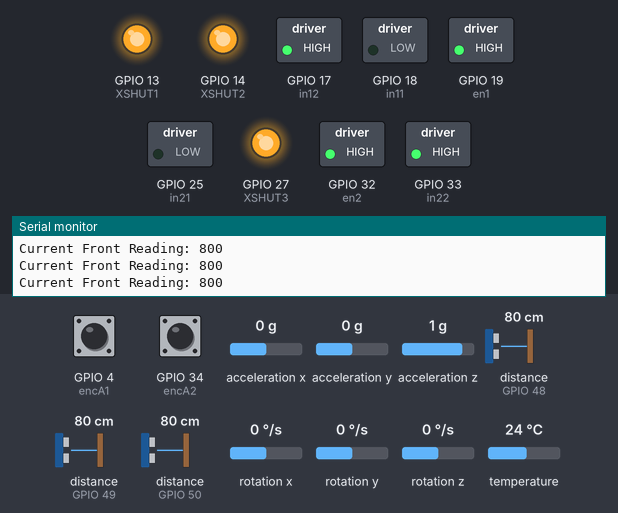
A sketch run on a simulated ESP32. Shown: switched loads named in the sketch (green lamp = pin HIGH), output pins drawn as LEDs (lit = HIGH), the last lines printed to the serial monitor. The inputs (shaded band) are chosen by the test bench; at power-on: distance to the obstacle (sensors on GPIO 50, GPIO 48, GPIO 49) 80 cm, GPIO 4 (encA1) HIGH, GPIO 34 (encA2) HIGH, acceleration x 0 g, acceleration y 0 g, acceleration z 1 g, rotation x 0 °/s, rotation y 0 °/s, rotation z 0 °/s, temperature 24 °C.

Above: at 8.8 s.
8.9 s: distance to the obstacle (sensor on GPIO 50) set to 9 cm
At 9.9 s:
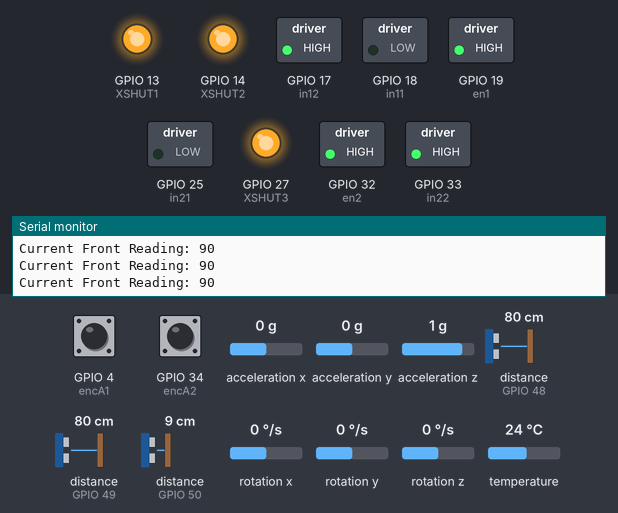
10.4 s: distance to the obstacle (sensor on GPIO 50) set to 6 cm
At 11.6 s:
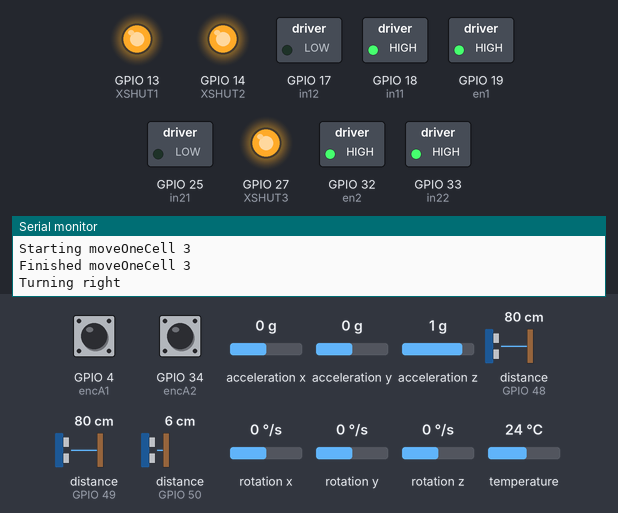
Timing chart, 0 to 13.4 s (numbered marks = the images above; inputs shaded):
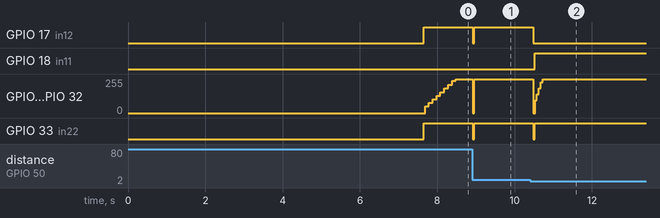

The sketch:

BasicThreeCellsForwardRightCellRightCell.ino
```cpp
#include <Wire.h>
#include <Adafruit_VL53L0X.h>
#include <Adafruit_MPU6050.h>

// Create sensor objects
Adafruit_VL53L0X sensor1 = Adafruit_VL53L0X();  // right sensor
Adafruit_VL53L0X sensor2 = Adafruit_VL53L0X();  // left sensor
Adafruit_VL53L0X sensor3 = Adafruit_VL53L0X();  // front sensor
Adafruit_MPU6050 mpu;

// Global sensor readings
int rightReading, leftReading, frontReading;

// Define XSHUT pins
#define XSHUT1 13
#define XSHUT2 14
#define XSHUT3 27

// Robot parameters
const float WHEEL_CIRCUMFERENCE = PI * 0.045;  // Diameter = 0.045m
const float WHEEL_BASE = 0.092;                // Distance between wheels in meters

// PID constants (applied for both routines; tune if needed separately)
float Kp1 = 0.5;   // Proportional gain for Motor 1
float Ki1 = 0.2;   // Integral gain for Motor 1
float Kd1 = 0.05;  // Derivative gain for Motor 1

float Kp2 = 0.5;   // Proportional gain for Motor 2
float Ki2 = 0.2;   // Integral gain for Motor 2
float Kd2 = 0.05;  // Derivative gain for Motor 2

// PID variables for Motor 1 (forward movement)
float previousError1 = 0;
float integral1 = 0;
// PID variables for Motor 2 (forward movement)
float previousError2 = 0;
float integral2 = 0;

// PID variables for turning (rotational)
float previousError1Rotate = 0;
float integral1Rotate = 0;
float previousError2Rotate = 0;
float integral2Rotate = 0;

// Timing variables
long previousTimeForward = 0;
long previousTimeRotate = 0;
const int motorRPMCalculationInterval = 50;  // in milliseconds

// Speed variables (for forward and turn motions)
int speed1 = 0;
int speed2 = 0;
int speed1Rotate = 0;
int speed2Rotate = 0;

// Yaw and IMU variables
float yawImu = 0.0;         // IMU-based yaw
float yawEncoder = 0.0;     // Encoder-based yaw
float yawEncoderBias = 0;
float fusedYaw = 0.0;       // Fused yaw estimate
unsigned long lastTime = 0;
float gyroZOffset = 0.0;    // Gyro calibration offset
const float ALPHA = 0.92;   // Complementary filter weight

// For turn functions
float mpuAngleBeforeTurning;
float turningRPM = 30;

// For forward (moveOneCell)
int desiredRPM = 50;

// Motor 1 configuration
const byte encA1 = 4;
const byte encB1 = 23;
const byte en1 = 19;
volatile int pos1 = 0;  // encoder ticks
int lastPos1 = 0;       // last recorded ticks
const byte in11 = 18;
const byte in12 = 17;
float rpm1 = 0;
const int ticksPerRevolution1 = 210;

// Motor 2 configuration
const byte encA2 = 34;
const byte encB2 = 35;
const byte en2 = 32;
volatile int pos2 = 0;  // encoder ticks
int lastPos2 = 0;       // last recorded ticks
const byte in21 = 25;
const byte in22 = 33;
float rpm2 = 0;
const int ticksPerRevolution2 = 210;

// Function declarations
void calculateRPM();
void controlMotor(int motorIndex, int speed, int dir);
void updatePID_turn(int desiredRPM, int sameDirection, int forward, int right);
void updatePID_forward(int desiredRPM1, int desiredRPM2, int sameDirection, int forward, int right);
void readEncoderChannelA1();
void readEncoderChannelA2();
void calibrateGyro();
void updateImuYaw();
float getEncoderYawAngle();
float getCurrentAngle();
void resetMPU6050();
void brake();
void resetVars();
int moveOneCell();
int hasFinishedTurning();
void turnRight();

void setup() {
  Serial.begin(115200);

  // Initialize motor pins
  pinMode(encA1, INPUT_PULLUP);
  pinMode(encB1, INPUT_PULLUP);
  pinMode(encA2, INPUT_PULLUP);
  pinMode(encB2, INPUT_PULLUP);
  pinMode(in11, OUTPUT);
  pinMode(in12, OUTPUT);
  pinMode(in21, OUTPUT);
  pinMode(in22, OUTPUT);
  pinMode(en1, OUTPUT);
  pinMode(en2, OUTPUT);

  // Attach encoder interrupts
  attachInterrupt(digitalPinToInterrupt(encA1), readEncoderChannelA1, RISING);
  attachInterrupt(digitalPinToInterrupt(encA2), readEncoderChannelA2, RISING);

  Serial.println("Motors initialized.");

  Wire.begin();

  // Set XSHUT pins as outputs and turn sensors off initially
  pinMode(XSHUT1, OUTPUT);
  pinMode(XSHUT2, OUTPUT);
  pinMode(XSHUT3, OUTPUT);
  digitalWrite(XSHUT1, LOW);
  digitalWrite(XSHUT2, LOW);
  digitalWrite(XSHUT3, LOW);
  delay(100);

  // Initialize the sensors one by one

  // Sensor 1
  digitalWrite(XSHUT1, HIGH);
  delay(150);
  if (!sensor1.begin(0x30)) {
    Serial.println("Failed to initialize sensor 1");
    while (1);
  }

  // Sensor 2
  digitalWrite(XSHUT2, HIGH);
  delay(150);
  if (!sensor2.begin(0x31)) {
    Serial.println("Failed to initialize sensor 2");
    while (1);
  }

  // Sensor 3
  digitalWrite(XSHUT3, HIGH);
  delay(150);
  if (!sensor3.begin(0x32)) {
    Serial.println("Failed to initialize sensor 3");
    while (1);
  }

  // Initialize MPU6050
  if (!mpu.begin()) {
    Serial.println("Failed to find MPU6050 chip");
    while (1) delay(10);
  }
  mpu.setGyroRange(MPU6050_RANGE_250_DEG);
  mpu.setFilterBandwidth(MPU6050_BAND_21_HZ);

  // Calibrate gyro (robot MUST be stationary)
  calibrateGyro();
  lastTime = millis();

  // Set initial motor directions
  digitalWrite(in11, LOW);
  digitalWrite(in12, HIGH);
  digitalWrite(in21, LOW);
  digitalWrite(in22, HIGH);

  // Start sensors in continuous mode (for distance reading)
  sensor1.startRangeContinuous();
  sensor2.startRangeContinuous();
  sensor3.startRangeContinuous();

  Serial.println("Setup complete.");
}

void loop() {
  Serial.println("Starting moveOneCell 1");
  moveOneCell();
  Serial.println("Finished moveOneCell 1");

  Serial.println("Starting moveOneCell 2");
  moveOneCell();
  Serial.println("Finished moveOneCell 2");

  Serial.println("Starting moveOneCell 3");
  //moveOneCell();
  Serial.println("Finished moveOneCell 3");

  Serial.println("Turning right");
  turnRight();
  Serial.println("Finished turning right");

  Serial.println("Moving Forward Once");
  moveOneCell();
  Serial.println("Finished moving Forward");


  Serial.println("Sequence complete. Waiting 5 seconds before repeating.");
  delay(5000);
}

// PID routine for turning movements (uses one desired RPM)
void updatePID_turn(int desiredRPM, int sameDirection, int forward, int right) {
  // PID for Motor 1
  float error1 = (desiredRPM - abs(rpm1));
  if (sameDirection) {
    integral1 += error1 * (motorRPMCalculationInterval / 1000.0);
    integral1 = constrain(integral1, -1000, 1000);
    if (abs(error1) < 5)
      integral1 = 0;
  } else {
    integral1Rotate += error1 * (motorRPMCalculationInterval / 1000.0);
    integral1Rotate = constrain(integral1Rotate, -1000, 1000);
    if (abs(error1) < 5)
      integral1Rotate = 0;
  }
  float derivative1 = (error1 - previousError1) / (motorRPMCalculationInterval / 1000.0);
  float output1 = Kp1 * error1 + Ki1 * integral1 + Kd1 * derivative1;
  output1 = constrain(output1, -50, 50);

  // PID for Motor 2
  float error2 = desiredRPM - abs(rpm2);
  if (sameDirection) {
    integral2 += error2 * (motorRPMCalculationInterval / 1000.0);
    integral2 = constrain(integral2, -1000, 1000);
    if (abs(error2) < 5)
      integral2 = 0;
  } else {
    integral2Rotate += error2 * (motorRPMCalculationInterval / 1000.0);
    integral2Rotate = constrain(integral2Rotate, -1000, 1000);
    if (abs(error2) < 5)
      integral2Rotate = 0;
  }
  float derivative2 = (error2 - previousError2) / (motorRPMCalculationInterval / 1000.0);
  float output2 = Kp2 * error2 + Ki2 * integral2 + Kd2 * derivative2;
  output2 = constrain(output2, -50, 50);

  if (sameDirection) {
    speed1 = constrain(speed1 + output1, 50, 255);
    speed2 = constrain(speed2 + output2, 50, 255);
    if (forward) {
      controlMotor(0, speed1, 1);
      controlMotor(1, speed2, 1);
    } else {
      controlMotor(0, speed1, 0);
      controlMotor(1, speed2, 0);
    }
    previousError1 = error1;
    previousError2 = error2;
  } else {
    speed1Rotate = constrain(speed1Rotate + output1, 50, 255);
    speed2Rotate = constrain(speed2Rotate + output2, 50, 255);
    if (right) {
      controlMotor(0, speed1Rotate, 0);
      controlMotor(1, speed2Rotate, 1);
    } else {
      controlMotor(0, speed1Rotate, 1);
      controlMotor(1, speed2Rotate, 0);
    }
    previousError1Rotate = error1;
    previousError2Rotate = error2;
  }
}

// PID routine for forward movement (allows two different desired speeds)
void updatePID_forward(int desiredRPM1, int desiredRPM2, int sameDirection, int forward, int right) {
  // PID for Motor 1
  float error1 = (desiredRPM1 - abs(rpm1));
  if (sameDirection) {
    integral1 += error1 * (motorRPMCalculationInterval / 1000.0);
    integral1 = constrain(integral1, -1000, 1000);
    if (abs(error1) < 5)
      integral1 = 0;
  } else {
    integral1Rotate += error1 * (motorRPMCalculationInterval / 1000.0);
    integral1Rotate = constrain(integral1Rotate, -1000, 1000);
    if (abs(error1) < 5)
      integral1Rotate = 0;
  }
  float derivative1 = (error1 - previousError1) / (motorRPMCalculationInterval / 1000.0);
  float output1 = Kp1 * error1 + Ki1 * integral1 + Kd1 * derivative1;
  output1 = constrain(output1, -50, 50);

  // PID for Motor 2
  float error2 = (desiredRPM2 - abs(rpm2));
  if (sameDirection) {
    integral2 += error2 * (motorRPMCalculationInterval / 1000.0);
    integral2 = constrain(integral2, -1000, 1000);
    if (abs(error2) < 5)
      integral2 = 0;
  } else {
    integral2Rotate += error2 * (motorRPMCalculationInterval / 1000.0);
    integral2Rotate = constrain(integral2Rotate, -1000, 1000);
    if (abs(error2) < 5)
      integral2Rotate = 0;
  }
  float derivative2 = (error2 - previousError2) / (motorRPMCalculationInterval / 1000.0);
  float output2 = Kp2 * error2 + Ki2 * integral2 + Kd2 * derivative2;
  output2 = constrain(output2, -50, 50);

  if (sameDirection) {
    speed1 = constrain(speed1 + output1, 50, 255);
    speed2 = constrain(speed2 + output2, 50, 255);
    if (forward) {
      controlMotor(0, speed1, 1);
      controlMotor(1, speed2, 1);
    } else {
      controlMotor(0, speed1, 0);
      controlMotor(1, speed2, 0);
    }
    previousError1 = error1;
    previousError2 = error2;
  } else {
    speed1Rotate = constrain(speed1Rotate + output1, 50, 255);
    speed2Rotate = constrain(speed2Rotate + output2, 50, 255);
    if (right) {
      controlMotor(0, speed1Rotate, 0);
      controlMotor(1, speed2Rotate, 1);
    } else {
      controlMotor(0, speed1Rotate, 1);
      controlMotor(1, speed2Rotate, 0);
    }
    previousError1Rotate = error1;
    previousError2Rotate = error2;
  }
}

// Encoder interrupt routines
void readEncoderChannelA1() {
  int b = digitalRead(encB1);
  if (b == 0) {
    pos1 += 1;
  } else {
    pos1 -= 1;
  }
}

void readEncoderChannelA2() {
  int b = digitalRead(encB2);
  if (b == 0) {
    pos2 += 1;
  } else {
    pos2 -= 1;
  }
}

// Calculate RPM based on encoder tick difference
void calculateRPM() {
  int currentPosition1 = pos1;
  int currentPosition2 = pos2;
  int deltaPos1 = currentPosition1 - lastPos1;
  int deltaPos2 = currentPosition2 - lastPos2;
  lastPos1 = pos1;
  lastPos2 = pos2;
  float timeInterval = motorRPMCalculationInterval / 1000.0;
  rpm1 = (deltaPos1 / (float)ticksPerRevolution1) / timeInterval * 60.0;
  rpm2 = (deltaPos2 / (float)ticksPerRevolution2) / timeInterval * 60.0;
}

// Function to control a motor (motorIndex: 0 for motor1, 1 for motor2)
// dir: 1 for one direction, 0 for the opposite
void controlMotor(int motorIndex, int speed, int dir) {
  if (motorIndex == 0) {
    if (dir == 0) {
      digitalWrite(in11, HIGH);
      digitalWrite(in12, LOW);
    } else {
      digitalWrite(in11, LOW);
      digitalWrite(in12, HIGH);
    }
    analogWrite(en1, speed);
  } else {
    if (dir == 0) {
      digitalWrite(in21, HIGH);
      digitalWrite(in22, LOW);
    } else {
      digitalWrite(in21, LOW);
      digitalWrite(in22, HIGH);
    }
    analogWrite(en2, speed);
  }
}

// Update IMU yaw by integrating gyro data
void updateImuYaw() {
  sensors_event_t a, g, temp;
  mpu.getEvent(&a, &g, &temp);
  unsigned long currentTime = millis();
  float dt = (currentTime - lastTime) / 1000.0;
  lastTime = currentTime;
  float deltaYaw = (g.gyro.z - gyroZOffset) * dt * (180.0 / PI);
  if (fabs(deltaYaw) > 0.1) {
    yawImu += deltaYaw;
  }
}

// Compute change in yaw based on encoder readings
float getEncoderYawAngle() {
  float delta_s1 = (pos1 - lastPos1) * WHEEL_CIRCUMFERENCE / ticksPerRevolution1;
  float delta_s2 = (pos2 - lastPos2) * WHEEL_CIRCUMFERENCE / ticksPerRevolution2;
  lastPos1 = pos1;
  lastPos2 = pos2;
  return (delta_s2 - delta_s1) / WHEEL_BASE * (180.0 / PI);
}

// Get the current fused yaw based on IMU and encoder feedback
float getCurrentAngle() {
  updateImuYaw();
  float deltaYaw = getEncoderYawAngle();
  yawEncoder += deltaYaw;
  fusedYaw = ALPHA * yawImu + (1 - ALPHA) * yawEncoder;
  return fusedYaw;
}

// Reset globals used for PID and yaw fusion
void resetVars() {
  yawImu = 0;
  yawEncoderBias = yawEncoder;
  fusedYaw = 0;
  speed1 = 0;
  speed1Rotate = 0;
  speed2 = 0;
  speed2Rotate = 0;
  integral1 = 0;
  integral1Rotate = 0;
  integral2 = 0;
  integral2Rotate = 0;
  previousError1 = 0;
  previousError1Rotate = 0;
  previousError2 = 0;
  previousError2Rotate = 0;
}

// Function to calibrate the gyro; robot must be stationary during this process
void calibrateGyro() {
  Serial.println("Calibrating gyro...");
  delay(1000);
  const int samples = 500;
  for (int i = 0; i < samples; i++) {
    sensors_event_t a, g, temp;
    mpu.getEvent(&a, &g, &temp);
    gyroZOffset += g.gyro.z;
    delay(10);
  }
  gyroZOffset /= samples;
  Serial.print("Calibrated gyro bias: ");
  Serial.println(gyroZOffset);
}

// Reset MPU6050 settings (used before turning)
void resetMPU6050() {
  if (!mpu.begin()) {
    Serial.println("Failed to find MPU6050 chip");
    while (1) delay(10);
  }
  mpu.setGyroRange(MPU6050_RANGE_500_DEG);
  mpu.setFilterBandwidth(MPU6050_BAND_21_HZ);
  delay(10);
}

// Brake both motors
void brake() {
  digitalWrite(in11, LOW);
  digitalWrite(in12, LOW);
  digitalWrite(in21, LOW);
  digitalWrite(in22, LOW);
  analogWrite(en1, 0);
  analogWrite(en2, 0);
}

// Return 1 if the turning (90°) has finished; 0 otherwise
int hasFinishedTurning() {
  float currentAngle = getCurrentAngle();
  float difference = abs(mpuAngleBeforeTurning - currentAngle);
  if (difference > 180) {
    difference = abs(difference - 360);
  }
  // Add error tolerance (e.g. 0° extra rotation)
  if (difference < 90)
    return 0;
  return 1;
}

// Turn right by approximately 90 degrees
void turnRight() {
  brake();
  resetVars();
  delay(20);
  resetMPU6050();
  mpuAngleBeforeTurning = getCurrentAngle();
  // Start turning right: in our configuration, we set motors to spin in opposite directions.
  updatePID_turn(turningRPM, 0, 1, 1);
  unsigned long currentTime = millis();
  while (!hasFinishedTurning()) {
    currentTime = millis();
    if (currentTime - previousTimeRotate >= motorRPMCalculationInterval) {
      previousTimeRotate = currentTime;
      calculateRPM();
      updatePID_turn(turningRPM, 0, 1, 1);
    }
  }
  brake();
  resetVars();
}

// Move one cell forward until either a distance threshold or a wall is detected.
// Returns 1 when the movement stops.
int moveOneCell() {
  int initialPos1 = pos1;
  int initialPos2 = pos2;
  int wallTooCloseThreshold = 70;
  int distanceToMove = 200;  // in mm

  int initialFrontReading = 0;
  while (!sensor3.isRangeComplete()) {
    Serial.println("Stuck in initial Front Read");
  }
  initialFrontReading = sensor3.readRangeResult();
  sensor3.startRangeContinuous();
  Serial.print("Initial Front Value: ");
  Serial.println(initialFrontReading);

  // Start moving forward using the forward PID (with possibly different speeds for each wheel)
  updatePID_forward(desiredRPM, desiredRPM, 1, 1, 0);
  Serial.println("Called moveOneCell: moving forward...");

  int frontReading = 0;
  while (true) {
    if (sensor3.isRangeComplete()) {
      frontReading = sensor3.readRangeResult();
      sensor3.startRangeContinuous();
      Serial.print("Current Front Reading: ");
      if (frontReading > 0)
        Serial.println(frontReading);
      else
        Serial.println("NULL");

      if (abs(initialFrontReading - frontReading) >= distanceToMove || frontReading <= wallTooCloseThreshold) {
        Serial.println("Stop condition reached from lidar");
        if (frontReading <= wallTooCloseThreshold)
          Serial.println("Wall too close threshold was reached");
        brake();
        return 1;
      }
    } else {
      // Fallback: check encoder distance (converted to mm)
      int position1 = (abs(pos1 - initialPos1) / (float)ticksPerRevolution1) * (WHEEL_CIRCUMFERENCE * 1000);
      int position2 = (abs(pos2 - initialPos2) / (float)ticksPerRevolution2) * (WHEEL_CIRCUMFERENCE * 1000);
      //Serial.print("Encoder minimum distance (mm): ");
      Serial.println(min(position1, position2));
      if (min(position1, position2) >= distanceToMove) {
        Serial.println("Stop condition reached from encoder");
        brake();
        return 1;
      }
    }

    unsigned long currentTime = millis();
    if (currentTime - previousTimeForward >= motorRPMCalculationInterval) {
      previousTimeForward = currentTime;
      calculateRPM();
      // Wall follow (using side sensors) adjustment
      if (sensor1.isRangeComplete() && sensor2.isRangeComplete()) {
        int rightReading = sensor1.readRangeResult();
        int leftReading = sensor2.readRangeResult();
        sensor1.startRangeContinuous();
        sensor2.startRangeContinuous();
        int diff = rightReading - leftReading;
        const float diffThreshold = 15.0;
        float recoveryGain = 0.015;
        if (abs(diff) > diffThreshold && abs(diff) < 150.0) {
          if (diff > 0) {
            float scale = 1.0 + recoveryGain * diff;
            int rpm1_adj = constrain((int)(desiredRPM / scale), 30, desiredRPM + 10);
            int rpm2_adj = constrain((int)(desiredRPM * scale - 5), 40, desiredRPM + 20);
            updatePID_forward(rpm1_adj, rpm2_adj, 1, 1, 0);
          } else {
            float scale = 1.0 + recoveryGain * (-diff);
            int rpm1_adj = constrain((int)(desiredRPM * scale + 10), 40, desiredRPM + 20);
            int rpm2_adj = constrain((int)(desiredRPM / scale), 40, desiredRPM + 10);
            updatePID_forward(rpm1_adj, rpm2_adj, 1, 1, 0);
          }
        } else {
          updatePID_forward(desiredRPM, desiredRPM, 1, 1, 0);
        }
      } else {
        updatePID_forward(desiredRPM, desiredRPM, 1, 1, 0);
      }
    }
  }
  return 0; // Should not reach here
}
```

Measured:
- the behaviour switches between 8 and 7 cm on distance to the obstacle (sensor on GPIO 50) (found by bisection; images 1 and 2)
- after the input at 8.9 s, GPIO 17 (in12), GPIO 33 (in22): HIGH → LOW at once, → HIGH 0.04 s later; GPIO 19 (en1), GPIO 32 (en2): 255/255 → 0/255 at once, → 255/255 0.04 s later
- after the input at 10.4 s, GPIO 17 (in12): HIGH → LOW after 0.09 s; GPIO 18 (in11): LOW → HIGH after 0.13 s; GPIO 33 (in22): HIGH → LOW after 0.09 s, → HIGH 0.04 s later
